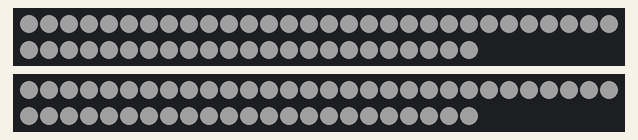
Bench run of a sketch on a simulated Arduino Uno, built with avr-gcc and run on an emulated ATmega328P. On the bench: 2 × 53 RGB LEDs in strip order, left to right, continuing on the next row. Dim RGB values are drawn brighter than linear; colours are those a GRB WS2812 strip shows for the declared byte order.

Above: at 6.16 s.
At 10.6 s:
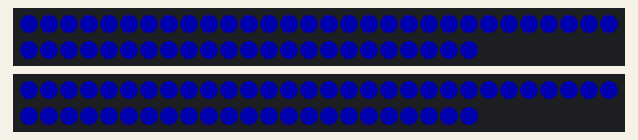
At 12.7 s:
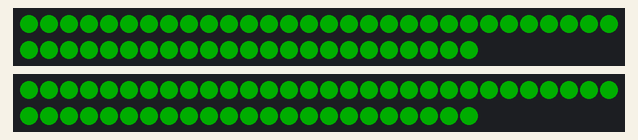
At 34.3 s:
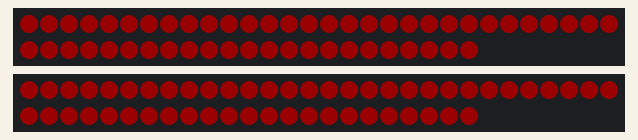

The sketch:

glitch_v4_no_button.ino
```cpp
//setup LED strip
#include<FastLED.h>
#define NUM_LEDS 53
#define stripPinA 12
#define stripPinB 10
CRGB leds[NUM_LEDS];

//create array containing brightness vs time data. The array has brightness settings at 200ms intervals
int brightness[] = {0, 0, 0, 0, 0, 0, 16, 156, 136, 201, 185, 85, 139, 133, 0, 0, 0, 11, 0, 184, 255, 253, 0, 0, 223, 241, 182, 196, 184, 157, 155, 5, 0, 0, 0, 0, 0};
int t = 200;  //interval time ms
int numt = 37; //number of intervals
int brightnesst = 0;

void setup() {
  pinMode(stripPinA, OUTPUT);
  pinMode(stripPinB, OUTPUT);
  FastLED.addLeds<WS2812, stripPinA>(leds, NUM_LEDS);
  FastLED.addLeds<WS2812, stripPinB>(leds, NUM_LEDS);
}

void loop() {


    for (int x = 0; x < numt; x = x + 1) {
      brightnesst = brightness[x]/5;
      FastLED.setBrightness(brightnesst);
      //leds[0] = CRGB::White;
      fill_solid(leds, NUM_LEDS,CRGB::GhostWhite);
      FastLED.show();
      delay(t);
    }
    FastLED.setBrightness(255/5);
    delay(3000);
    fill_solid(leds, NUM_LEDS,CRGB::Blue);
    FastLED.show();
    delay(2000);
    fill_solid(leds, NUM_LEDS,CRGB::Red);
    FastLED.show();
    delay(2000);
    fill_solid(leds, NUM_LEDS,CRGB::Green);
    FastLED.show();
    delay(2000);
    fill_solid(leds, NUM_LEDS,CRGB::Black);
    FastLED.show();
    delay(3000);

}
```

Measured:
- what the display in image 1 shows lasts 2.0 s, from 10.6 s to 12.6 s
